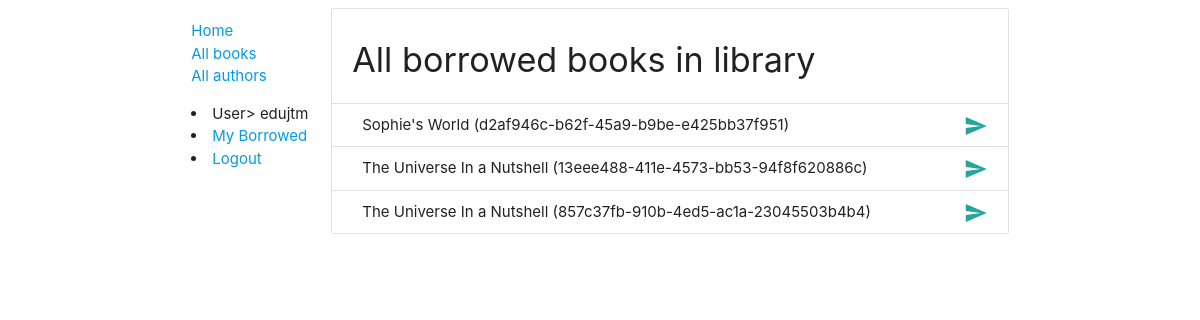
/catalog/borrowed/ (signed in), run on an earlier commit of the app's database.
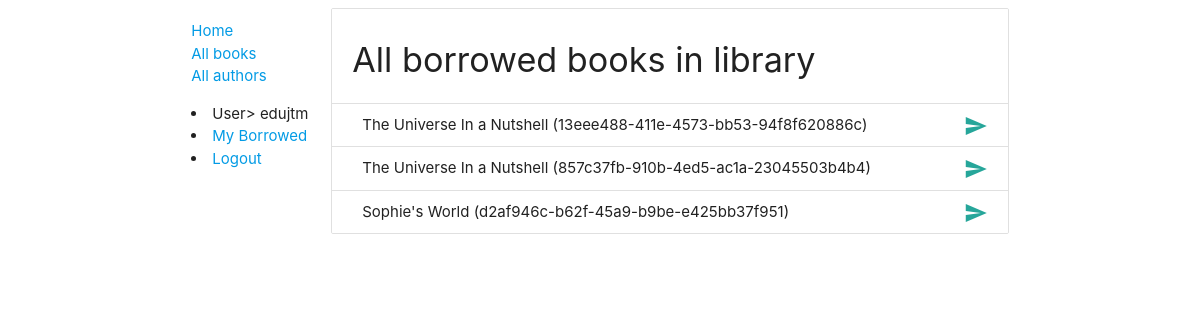
And on a later commit of the database.
### catalog/models.py (models this page shows, shortened)
class BookInstance(models.Model):
    id = models.UUIDField(primary_key=True, default=uuid.uuid4, help_text='ID exclusivo para esta cópia do livro em toda a biblioteca')
    book = models.ForeignKey('Book', on_delete=models.SET_NULL, null=True)
    imprint = models.CharField(max_length=200)
    due_back = models.DateField(null=True, blank=True)
    written_in = models.ForeignKey('Language', on_delete=models.SET_NULL, null=True)
    borrower = models.ForeignKey(User, on_delete=models.SET_NULL, null=True)
    LOAN_STATUS = (
        ('m', 'Manutencao'),
        ('e', 'Emprestado'),
        ('d', 'Disponivel'),
        ('r', 'Reservado'),
    )
    status = models.CharField(max_length=1, choices=LOAN_STATUS, blank=True, default='m', help_text='Disponibilidade do livro')
    class Meta:
        ordering = ['due_back']
        permissions = (("can_mark_returned", "Set book as returned"),)

class Book(models.Model):
    title = models.CharField(max_length=200)
    author = models.ForeignKey('Author', on_delete=models.SET_NULL, null=True)
    summary = models.TextField(max_length=1000, help_text='Digite uma breve descricao do livro')
    isbn = models.CharField('ISBN', max_length=13, help_text='<a href="https://www.isbn-international.org/content/what-isbn">Numero ISBN</a> de 13 caracteres.')
    genre = models.ManyToManyField(Genre, help_text='Selecione um genero para este livro.')
    class Meta:
        permissions = (("can_alter_books", "Change book properties"),)
    def display_genre(self):
        return ", ".join((genre.name for genre in self.genre.all()[:3]))
    display_genre.short_description = 'Genre'

### catalog/views.py (the view)
# urls.py: path('borrowed/', views.see_all_borrowed_books, name='see-borrowed'),
@permission_required('catalog.can_mark_returned')
def see_all_borrowed_books(request):
    borrowed_books = BookInstance.objects.filter(status__exact='r')
    context = {
        "borrowed_books": borrowed_books,
    }
    return render(request, 'catalog/librarian_borrowed_bookinstance.html', context=context)

### catalog/templates/catalog/librarian_borrowed_bookinstance.html
{% extends "base_generic.html" %}
{% block content %}
    {% if borrowed_books %}
        <div>
            <ul class="collection with-header">
                <li class="collection-header"><h4>All borrowed books in library</h4></li>
                {% for bookinst in borrowed_books %}
                    <li class="collection-item">
                        <div>
                            {{ bookinst.book.title }} ({{ bookinst.id }})
                            <a href="{% url 'renew-book-librarian' bookinst.id %}" class="secondary-content"><i class="material-icons">send</i></a>
                        </div>
                    </li>
                {% endfor %}
            </ul>
        </div>
    {% else %}
        <h2>There are no borrowed books in the library.</h2>
    {% endif %}
{% endblock %}

What changed in the data, as far as the page shows it:
changed BookInstance "d2af946c-b62f-45a9-b9be-e425bb37f951": moves down the list
